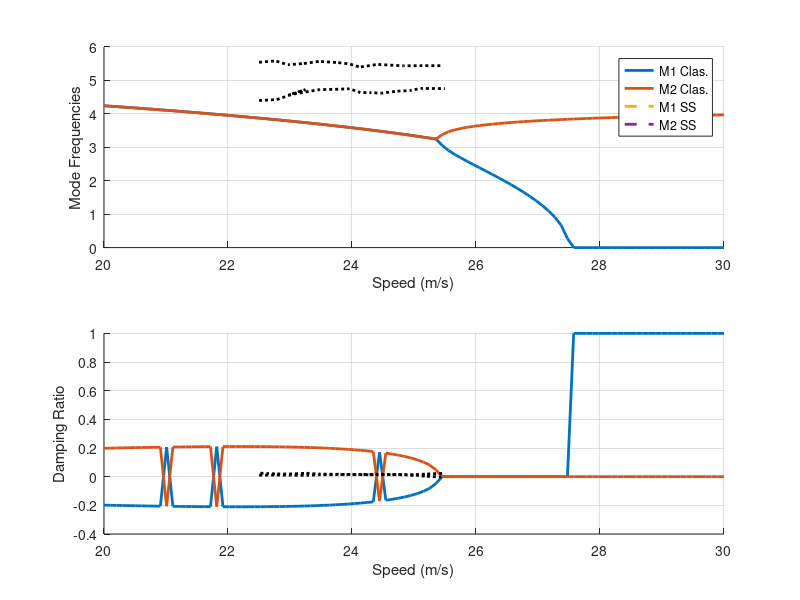
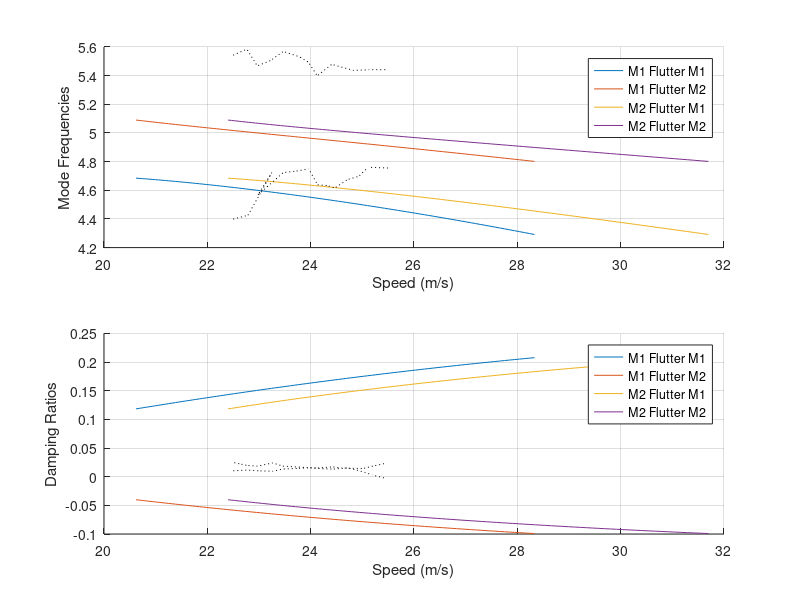

Here is the MATLAB script that generated these plots, in order:
clear
clc
close all

natfreq1 = csvread('natfreq1.csv');
natfreq2 = csvread('natfreq2.csv');
damp1 = csvread('damp1.csv');
damp2 = csvread('damp2.csv');

f0_1 = 4.57;
f0_2 = 5.95;
z1 = 0.003;
x2 = 0.0087;

m = 6.47;
c = 0.36;
b = c/2;
S = 1;
Ialpha = 0.0699;
% Kalpha = 97.7;
aerodynamic_center = 0.227 * c;
elastic_center = 0.374 * c;
e = abs(aerodynamic_center - elastic_center);
xcg = abs(elastic_center - 0.4 * c);
dCL_da = 4.07;
rhoair = 1.2;

% Kh = 755;
Kalpha = (f0_2 * 2 * pi)^2 * Ialpha;
Kh = (f0_1 * 2 * pi)^2 * m;
Us = linspace(20,30,100);
subtract = zeros(2,2);
x_alpha = xcg / b;
S_alpha = m * x_alpha * b;

actual_airspeed = [22.5:0.25:25.5];
actual_freq1 = [5.9,5.95,5.8];

% Check frequencies of bounce and torsion modes when flow is zero
    K=[Kh,0;
        0, Kalpha];
    M=[m,xcg*m;
        xcg*m, Ialpha];
[Phi0,lam0]=eig(K,M);
disp('Natural Frequencies at U=0');
fn0=sqrt(diag(lam0))/2/pi

% Us=[0:0.1:35]; % Airspeed in m/s
qs=rhoair*Us.^2/2;
fns=zeros(2,length(qs)); lams=fns;

for k=1:length(qs)
    K=[Kh,qs(k)*S*dCL_da;
        0, Kalpha-qs(k)*e*S*dCL_da];
    M=[m,xcg*m;
        xcg*m, Ialpha];
[Phi,lam]=eig(K,M);
fn=sqrt(diag(lam))/2/pi;
fns(:,k)=sort(fn);
% Alternative, solve for state-space eigenvalues instead.
    [Phic,lamss]=polyeig(K,0*M,M);
        lkp=lamss(imag(lamss)>0); % keep only root with positive frequency
    % lams(:,k)=sort(lkp);
    lams = 0;
end

figure(1);
subplot(2,1,1)
hold on
plot(Us,real(fns),'-',Us,imag(lams)/2/pi,'--'); grid on;
plot(natfreq1(:,1),natfreq1(:,2),'k:')
plot(natfreq2(:,1),natfreq2(:,2),'k:')
set(get(gca,'Children'),'LineWidth',2)
legend('M1 Clas.','M2 Clas.','M1 SS','M2 SS');
xlabel('Speed (m/s)'); ylabel('Mode Frequencies');
subplot(2,1,2)
hold on
plot(Us,-real(1i*fns)./abs(fns),'-',Us,-real(lams)./abs(lams),'--'); grid on;
plot(damp1(:,1),damp1(:,2),'k:')
plot(damp2(:,1),damp2(:,2),'k:')
set(get(gca,'Children'),'LineWidth',2)
xlabel('Speed (m/s)'); ylabel('Damping Ratio');

% Dynamic Aeroelasticity with Theodorsen Aerodynamics
%
b=c/2; % half chord
a=e/b; % nondimensional elastic axis 
% Find range of k to study.
Udes=[20,30]; % m/s
kdes=fn0(1)*2*pi*b./Udes(2:-1:1); % use first mode frequency to find k's
ksD=linspace(kdes(1),kdes(2),100);
fnsD=zeros(2,length(ksD)); lamsD=fnsD; ztsD=fnsD;
% Structural stiffness matrices are constant
K=[Kh,0;
    0, Kalpha];
M=[m,xcg*m;
    xcg*m, Ialpha];

for kk=1:length(ksD);
    k=ksD(kk);
    C = besselh(1,2,k)./(besselh(1,2,k)+1i*besselh(0,2,k)); % F+i*G
    Lh = -((- k + C*2i))/k;
    Lal = -(b*(2*C + k*1i + C*k*1i + a*k^2 - C*a*k*2i))/k^2;
    Mh = -(b*(a*k + C*a*2i - C*1i))/k;
    Mal = (b^2*(8*C - k*4i - 16*C*a + C*k*4i + a*k*8i + k^2 - 8*a^2*k^2 - C*a*k*16i + C*a^2*k*16i))/(8*k^2);
    Maero=pi*rhoair*b^2*[Lh,Lal; Mh,Mal];
    
    % Solve for state-space eigenvalues
    [Phic,lamss]=polyeig(K,0*M,M+Maero);
    lkp=lamss(imag(lamss)>0); % keep only root with positive imaginary part
        % Note, this will fail if the roots are not in complex conjugate
        % pairs, i.e. they become real.
    lamsD(:,kk)=sort(lkp); 
    fnsD(:,kk)=abs(lamsD(:,kk))/2/pi;
    ztsD(:,kk)=-real(lamsD(:,kk))./abs(lamsD(:,kk));
end

% Find U values for each mode
Um1=fnsD(1,:)*2*pi*b./ksD;
Um2=fnsD(2,:)*2*pi*b./ksD;

figure(2);
subplot(2,1,1);
hold on
plot(Um1,fnsD,Um2,fnsD); grid on;
plot(natfreq1(:,1),natfreq1(:,2),'k:')
plot(natfreq2(:,1),natfreq2(:,2),'k:')
legend('M1 Flutter M1','M1 Flutter M2','M2 Flutter M1','M2 Flutter M2');
xlabel('Speed (m/s)'); ylabel('Mode Frequencies');
subplot(2,1,2);
hold on
plot(Um1,ztsD,Um2,ztsD); grid on;
plot(damp1(:,1),damp1(:,2),'k:')
plot(damp2(:,1),damp2(:,2),'k:')
legend('M1 Flutter M1','M1 Flutter M2','M2 Flutter M1','M2 Flutter M2');
xlabel('Speed (m/s)'); ylabel('Damping Ratios');